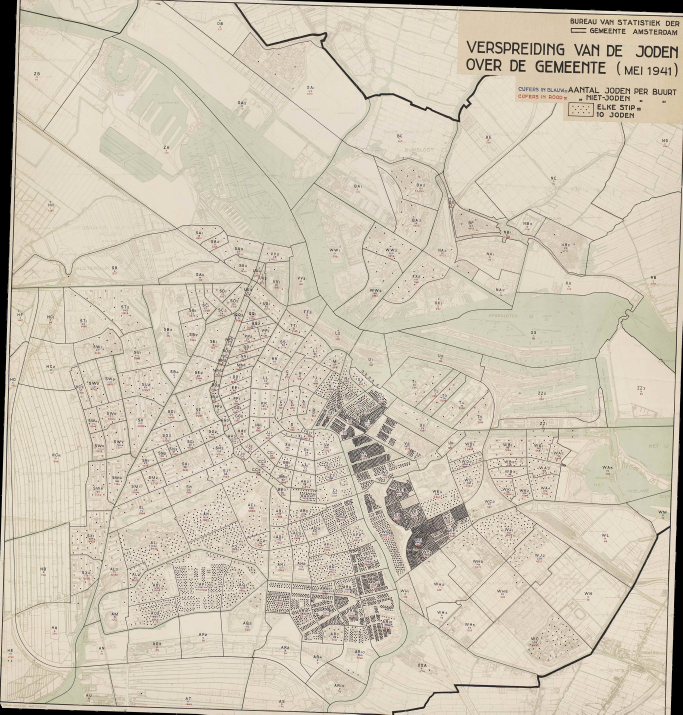
#> input picture stippenkaart-1941/data/stippenkaart-1941-georef.jpg, 2048 x 2143 px (shown at 1/3 size)
$ python build-thumbs.py
#> lines starting #> are read from the running program, lines starting #| are printed output that depends on the picture
#!/usr/bin/env python3
"""Generate the downscaled WebP derivatives the projects grid serves.

The originals stay where they are: they remain the lightbox's top srcset
candidate and the link target. This only produces the smaller sizes, because
handing the browser a 3377x2722 PNG for a 502px slot costs a main-thread decode
big enough to drop frames while scrolling past it.

Re-runnable and idempotent: an output newer than its source is left alone. Pass
--force to rebuild everything.

The printed dimensions are the point of the script as much as the files are.
They go straight into the width/height attributes in projects/index.html, so a
declared size can never drift from the real one.

    python tools/build-thumbs.py [--force]
"""

import argparse
import os
import sys

from PIL import Image

ROOT = os.path.dirname(os.path.dirname(os.path.abspath(__file__)))
OUT_DIR = os.path.join(ROOT, "assets", "thumbs")

# (source relative to repo root, widths to emit, quality)
#
# 1200w covers the ~502px grid slot at 2x DPR with headroom. 2000w is the
# lightbox's middle step, so opening one does not pull the full-resolution file
# on an ordinary display.
#
# The two flat-colour maps carry fine hairlines and small type, which is where
# WebP's chroma handling shows first, so they get a higher quality.
#
# The London entry is absent on purpose. Its thumbnail is not a downscale of an
# article map any more -- it is annotated, and build-london-thumb.py renders it
# straight to assets/thumbs/ at source width.
SOURCES = [
    ("stippenkaart-1941/data/stippenkaart-1941-georef.jpg",    [1200],       82),
    ("assets/Housing_Affordability_in_the_USA_simplified.png", [1200, 2000], 88),
    ("assets/plan_de_paris.jpg",                               [1200, 2000], 82),
    ("assets/Paris_Motorways.png",                             [1200, 2000], 88),
]


def out_path(src, width):
    stem = os.path.splitext(os.path.basename(src))[0]
    return os.path.join(OUT_DIR, "%s-%d.webp" % (stem, width))


def build(src, width, quality, force):
#> called with width = 1200, quality = 82, force = False
    abs_src = os.path.join(ROOT, src)
    abs_out = out_path(src, width)

    if not os.path.exists(abs_src):
        return None, "missing source"

    if (not force and os.path.exists(abs_out)
            and os.path.getmtime(abs_out) >= os.path.getmtime(abs_src)):
        with Image.open(abs_out) as im:
            return (im.width, im.height, os.path.getsize(abs_out)), "up to date"

    with Image.open(abs_src) as im:
#> im is the input picture: PIL image 2048x2143 RGB; mean R, G, B 207.3, 198, 180.6
        if im.width <= width:
            return None, "source narrower than target (%dpx), skipped" % im.width
        height = round(im.height * width / im.width)
#> height = 1256
        # Flatten alpha onto the same off-white the grid paints behind an image
        # so a transparent PNG does not come back with black fringing.
        if im.mode in ("RGBA", "LA", "P"):
            im = im.convert("RGBA")
            bg = Image.new("RGB", im.size, (247, 245, 244))
            bg.paste(im, mask=im.split()[-1])
            im = bg
        else:
            im = im.convert("RGB")
        im.resize((width, height), Image.LANCZOS).save(
            abs_out, "WEBP", quality=quality, method=6
        )
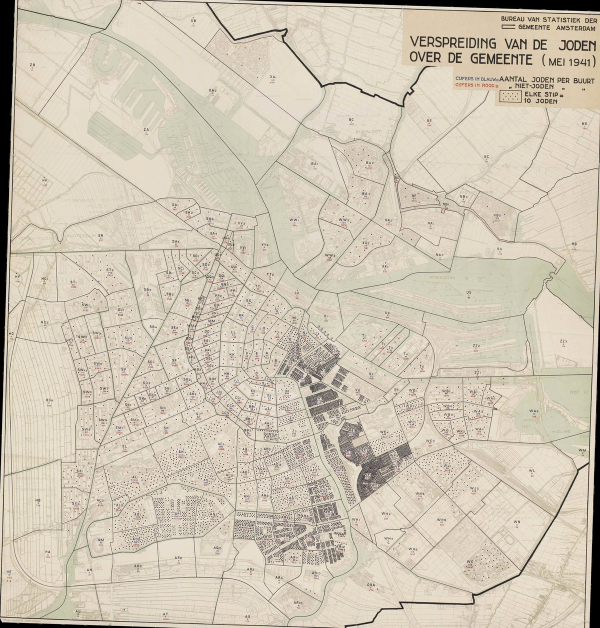
#> saved as stippenkaart-1941-georef-1200.webp: PIL image 1200x1256 RGB (shown at 1/2 size); mean R, G, B 207.3, 198, 180.7

    with Image.open(abs_out) as im:
#> im: PIL image 1200x1256 RGB
        return (im.width, im.height, os.path.getsize(abs_out)), "built"


def main():
    ap = argparse.ArgumentParser()
    ap.add_argument("--force", action="store_true", help="rebuild even if current")
    args = ap.parse_args()

    os.makedirs(OUT_DIR, exist_ok=True)

    total_src = total_out = 0
    failures = []

    for src, widths, quality in SOURCES:
        abs_src = os.path.join(ROOT, src)
        src_bytes = os.path.getsize(abs_src) if os.path.exists(abs_src) else 0
        total_src += src_bytes
        print("\n%s  (%.2f MB)" % (src, src_bytes / 1048576))

        for width in widths:
            info, status = build(src, width, quality, args.force)
#> info = (1200, 1256, 327782); status = 'built'
            rel = os.path.relpath(out_path(src, width), ROOT).replace("\\", "/")
            if info is None:
                print("  %-58s  %s" % (rel, status))
                failures.append((rel, status))
                continue
            w, h, size = info
#> w = 1200; h = 1256; size = 327782
            total_out += size
#> total_out = 327782
            print('  %-58s  width="%d" height="%d"  %6.1f KB  (%s)'
                  % (rel, w, h, size / 1024, status))
#|   assets/thumbs/stippenkaart-1941-georef-1200.webp            width="1200" height="1256"   320.1 KB  (built)

    print("\nsources %.2f MB  ->  derivatives %.2f MB"
          % (total_src / 1048576, total_out / 1048576))

    if failures:
        print("\n%d problem(s):" % len(failures))
        for rel, status in failures:
            print("  %s: %s" % (rel, status))
        return 1
    return 0


if __name__ == "__main__":
#> (the run stopped early here; a loop or call above may not have finished)
